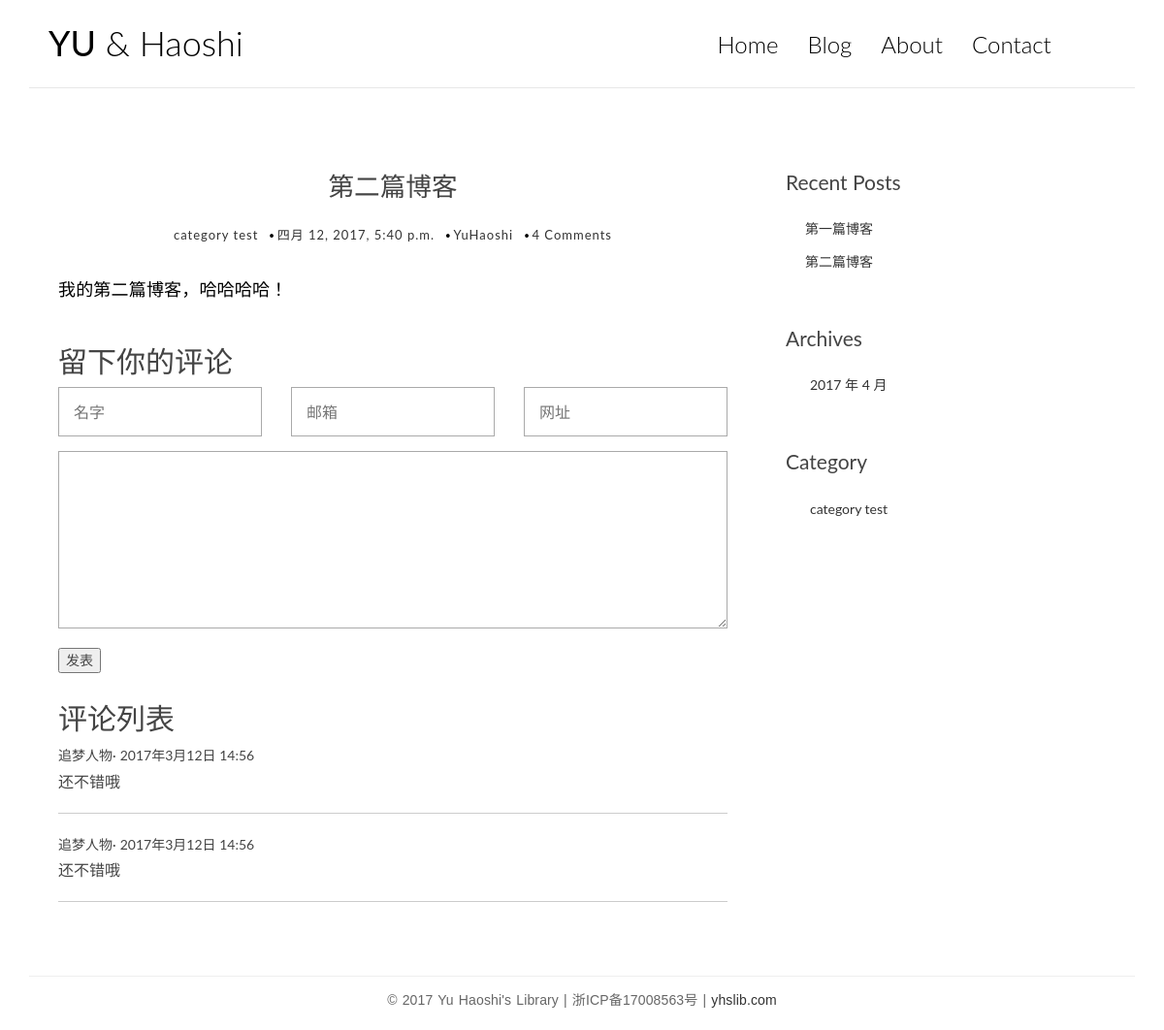
The app's page /post/2/ with its own data.
### blog/models.py (models this page shows, shortened)
class Post(models.Model):
    title = models.CharField(max_length=100)
    content = models.TextField()
    created_time = models.DateTimeField()
    modified_time = models.DateTimeField()
    excerpt = models.TextField(max_length=200, blank=True)
    category = models.ForeignKey(Category)
    tags = models.ManyToManyField(Tag, blank=True)
    author = models.ForeignKey(User)
    def get_absolute_url(self):
        return reverse('blog:detail', kwargs={'pk': self.pk})

class Category(models.Model):
    name = models.CharField(max_length=100)

### blog/views.py (the view)
# urls.py: url(r'^post/(?P<pk>[0-9]+)/$', views.detail, name='detail'),
def detail(request, pk):
    post = get_object_or_404(Post, pk=pk)
    post.content = markdown.markdown(post.content,
                                  extensions=[
                                     'markdown.extensions.extra',
                                     'markdown.extensions.codehilite',
                                     'markdown.extensions.toc',
                                  ])
    return render(request, 'blog/detail.html', context={'post': post})

### blog/templatetags/blog_tags.py (called while the page is built)
@register.simple_tag
def get_recent_posts(num=5):
    return Post.objects.all()[:num]

@register.simple_tag
def archives():
    return Post.objects.dates('created_time', 'month', order='DESC')

@register.simple_tag
def get_categories():
    return Category.objects.all()

### templates/blog/detail.html
{% extends 'base.html' %}
{% block main %}
    <article class="post post-1">
        <header class="entry-header">
            <h1 class="entry-title">{{ post.title }}</h1>
            <div class="entry-meta">
                <span class="post-category"><a href="#">{{ post.category.name }} </a></span>
                <span class="post-date">
                    <a href="#">
                    <time class="entry-date" datetime="{{ post.created_time }}">{{ post.created_time }}</time>
                    </a>
                </span>
                <span class="post-author"><a href="#">{{ post.author }} </a></span>
                <span class="comments-link"><a href="#">4 Comments</a></span>
            </div>
        </header>
        <div class="entry-content clearfix">
            {{ post.content|safe }}
        </div>
    </article>
    <section class="comment-area">
        <h2>留下你的评论</h2>
        <form action="#" method="post" class="comment-form">
            <div class="row">
                <div class="col-md-4">
                    <input type="text" name="name" placeholder="名字" required>
                </div>
                <div class="col-md-4">
                    <input type="email" name="email" placeholder="邮箱" required>
                </div>
                <div class="col-md-4">
                    <input type="text" name="url" placeholder="网址" required>
                </div>
                <div class="col-md-12">
                    <textarea name="comment" rows="7" placeholder="" required></textarea>
                    <button class=""><span>发表</span></button>
                </div>
            </div>
        </form>
        <div class="comment-list">
            <h2>评论列表</h2>
            <ul class="list-unstyled">
                <li class="comment-item">
                    <span class="name">追梦人物</span>
                    <time class="date">2017年3月12日 14:56</time>
                    <div class="text">
                        还不错哦
                    </div>
                </li>
                <li class="comment-item">
                    <span class="name">追梦人物</span>
                    <time class="date">2017年3月12日 14:56</time>
                    <div class="text">
                        还不错哦
                    </div>
                </li>
            </ul>
        </div>
    </section>
{% endblock main %}

### templates/base.html (shortened to what this page needs)
<!DOCTYPE html>
<html>
<head>
    {% load staticfiles %}
    {% load blog_tags %}
    <link rel="stylesheet" href="{% static 'blog/css/bootstrap.css' %}">
    <link rel="stylesheet" href="http://code.ionicframework.com/ionicons/2.0.1/css/ionicons.min.css">
    <link rel="stylesheet" href="{% static 'blog/css/pace.css' %}">
    <link rel="stylesheet" href="{% static 'blog/css/custom.css' %}">
    <link rel="stylesheet" href="{% static 'blog/css/friendly.css' %}">
</head>
<body>
<div class="container">
    <header id="site-header">
        <div class="row">
            <div class="col-md-4 col-sm-5 col-xs-8">
                <div class="logo">
                    <h1><a href="index.html"><b>YU</b> &amp; Haoshi</a></h1>
                </div>
            </div>
            <div class="col-md-8 col-sm-7 col-xs-4">
                <nav class="main-nav" role="navigation">
                    <div class="collapse navbar-collapse" id="bs-example-navbar-collapse-1">
                        <ul class="nav navbar-nav navbar-right">
                            <li class="cl-effect-11"><a href="index.html" data-hover="Home">Home</a></li>
                            <li class="cl-effect-11"><a href="full-width.html" data-hover="Blog">Blog</a></li>
                            <li class="cl-effect-11"><a href="about.html" data-hover="About">About</a></li>
                            <li class="cl-effect-11"><a href="contact.html" data-hover="Contact">Contact</a></li>
                        </ul>
                    </div>
                </nav>
            </div>
        </div>
    </header>
</div>
<div class="content-body">
    <div class="container">
        <div class="row">
            <main class="col-md-8">
                {% block main %}
                {% endblock main %}
            </main>
            <aside class="col-md-4">
                <div class="widget widget-recent-posts">
                    <h3 class="widget-title">Recent Posts</h3>
                    {% get_recent_posts as recent_post_list %}
                    <ul>
                        {% for post in recent_post_list %}
                            <li>
                                <a href="{{ post.get_absolute_url }}">{{ post.title }}</a>
                            </li>
                        {% empty %}
                                <p>暂时没有文章</p>
                        {% endfor %}
                    </ul>
                </div>
                <div class="widget widget-archives">
                    <h3 class="widget-title">Archives</h3>
                    {% archives as date_list %}
                    <ul>
                        {% for date in date_list %}
                            <li>
                                <a href="{% url 'blog:archives' date.year date.month %}">{{ date.year }} 年 {{ date.month }} 月</a>
                            </li>
                        {% endfor %}
                    </ul>
                </div>
                <div class="widget widget-category">
                    <h3 class="widget-title">Category</h3>
                    {% get_categories as category_list %}
                    <ul>
                        {% for category in  category_list %}
                            <li>
                                <a href="{% url 'blog:category' category.pk %}">{{ category.name }}</a>
                            </li>
                        {% endfor %}
                    </ul>
                </div>
            </aside>
        </div>
    </div>
</div>
<footer id="site-footer">
    <div class="container">
        <div class="row">
            <div class="col-md-12">
                <p class="copyright">&copy; 2017 Yu Haoshi's Library | 浙ICP备17008563号 |
                    <a href="http://www.yhslib.com/" target="_blank" title="yuhaoshi">yhslib.com</a>
                </p>
            </div>
        </div>
    </div>
</footer>
</body>
</html>

### blog/static/blog/css/custom.css (style rules this page uses)
* { outline: none; }
h1, h2, h3, h4, h5, h6 { margin-top: 0; }
b { font-weight: 400; }
a { color: #333; }
body { color: #444; font-family: 'Lato', sans-serif; }
p { font-family: 'Ubuntu', sans-serif; font-weight: 400; word-spacing: 1px; letter-spacing: 0.01em; }
#site-header { background-color: #FFF; padding: 25px 20px; margin-bottom: 40px; border-bottom: 1px solid #e7e7e7; }
.logo h1 a { color: #000; }
.logo h1 { margin: 0; font-family: 'Lato', sans-serif; font-weight: 300; }
.main-nav { margin-top: 11px; max-width: 95%; }
.main-nav a { color: #000000 !important; padding: 0 0 5px 0 !important; margin-right: 30px; font-family: 'Lato', sans-serif; font-weight: 300; font-size: 24px; }
.cl-effect-11 a { padding: 10px 0; color: #0972b4; text-shadow: none; }
.cl-effect-11 a::before { position: absolute; top: 0; left: 0; overflow: hidden; padding: 0 0 5px 0 !important; max-width: 0; border-bottom: 1px solid #000; color: #000; content: attr(data-hover); -webkit-transition: max-width 0.5s; -moz-transition: max-width 0.5s; transition: max-width 0.5s; }
.content-body { padding-bottom: 4em; }
.post, .comment-area { background: #fff; padding: 30px 30px 0; }
.entry-title { text-align: center; font-size: 1.9em; margin-bottom: 20px; line-height: 1.6; padding: 10px 20px 0; }
.entry-meta { text-align: center; color: #DDDDDD; font-size: 13px; letter-spacing: 1px; margin-bottom: 30px; }
.entry-content { font-size: 18px; line-height: 1.9; font-weight: 300; color: #000; }
.post-category, .post-date, .post-author { position: relative; padding-right: 15px; }
.post-category::after, .post-date::after, .post-author::after { position: absolute; content: '.'; color: #000; font-size: 30px; top: -22px; right: 1px; }
.widget { background: #fff; padding: 30px 0 0; }
.widget-title { font-size: 1.5em; margin-bottom: 20px; line-height: 1.6; padding: 10px 0 0; font-weight: 400; }
.widget-recent-posts ul { padding: 0; margin: 0; padding-left: 20px; }
.widget-recent-posts ul li { list-style-type: none; position: relative; line-height: 170%; margin-bottom: 10px; }
.widget-recent-posts ul li::before { content: '\f3d3'; font-family: "Ionicons"; position: absolute; left: -17px; top: 3px; font-size: 16px; color: #000; }
.widget-archives ul { padding: 0; margin: 0; padding-left: 25px; }
.widget-archives ul li { list-style-type: none; position: relative; line-height: 170%; margin-bottom: 10px; }
.widget-archives ul li::before { content: '\f3f3'; font-family: "Ionicons"; position: absolute; left: -25px; top: 1px; font-size: 16px; color: #000; }
.widget-category ul { padding: 0; margin: 0; padding-left: 25px; }
.widget-category ul li { list-style-type: none; position: relative; line-height: 170%; margin-bottom: 10px; }
.widget-category ul li::before { content: '\f3fe'; font-family: "Ionicons"; position: absolute; left: -25px; top: 1px; font-size: 18px; color: #000; }
#site-footer { padding-top: 10px; padding: 0 0 1.5em 0; }
.copyright { text-align: center; padding-top: 1em; margin: 0; border-top: 1px solid #eee; color: #666; }
.contact-form input, .comment-form input { border: 1px solid #aaa; margin-bottom: 15px; width: 100%; padding: 15px 15px; font-size: 16px; line-height: 100%; transition: 0.4s border-color linear; }
.contact-form textarea, .comment-form textarea { border: 1px solid #aaa; margin-bottom: 15px; width: 100%; padding: 15px 15px; font-size: 16px; line-height: 20px !important; min-height: 183px; transition: 0.4s border-color linear; }
.comment-list { margin-top: 30px; font-size: 16px; }
.comment-item { border-bottom: 1px #ccc solid; margin-bottom: 20px; padding-bottom: 20px; }
.comment-item .name, .comment-item .date { color: #444; font-size: 14px; }
.comment-item .name:after { content: '·'; }
.comment-item .text { padding-top: 5px; }

### records on screen
Post: title "第二篇博客", category.name "category test", created_time "四月 12, 2017, 5:40 p.m.", author "YuHaoshi", content "我的第二篇博客，哈哈哈哈！"
Post: title "第一篇博客"
Category: name "category test"

### other values on screen
{{ date.year }} "2017"
{{ date.month }} "4"
